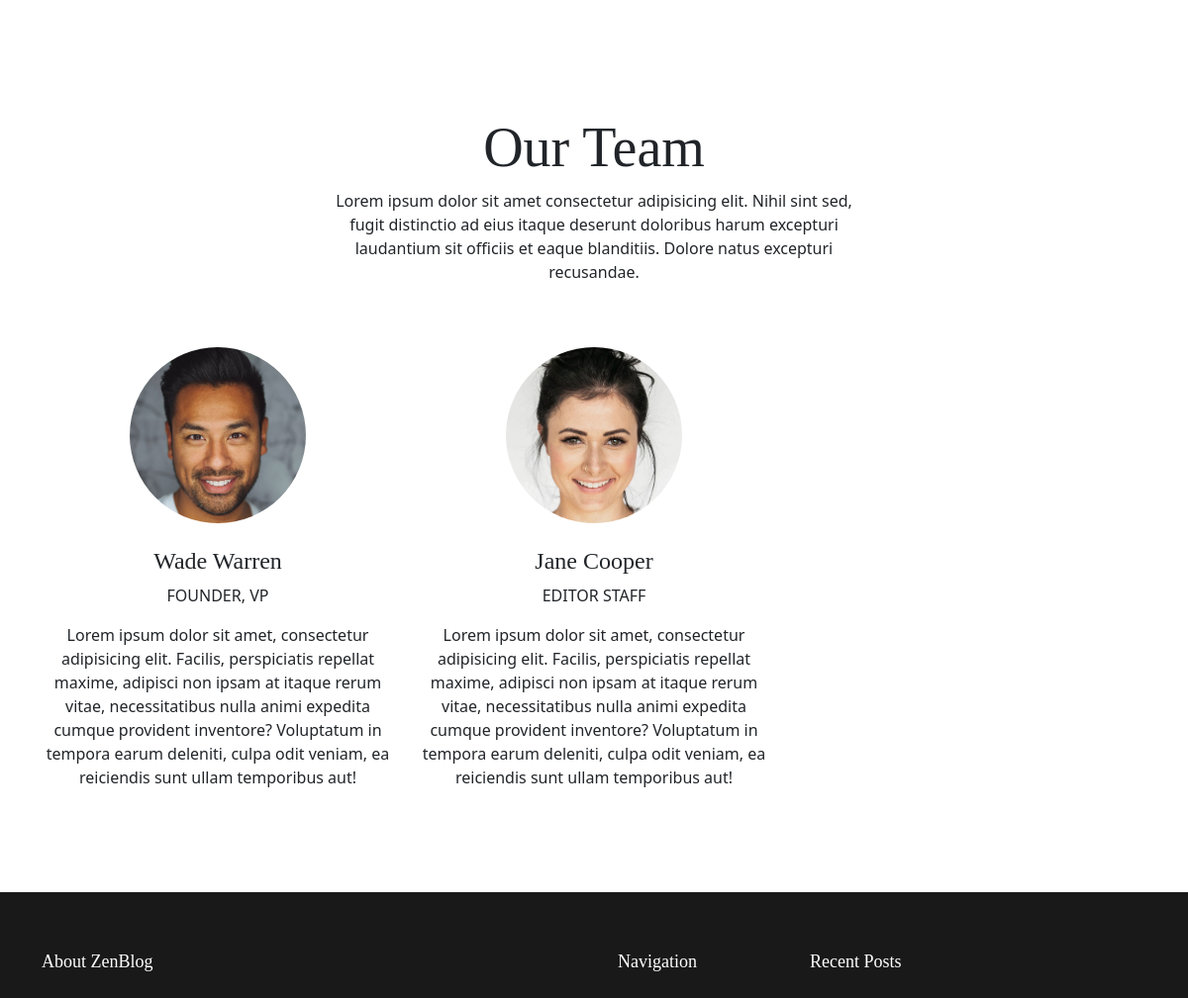
The page /Appzoologico/About/ (middle part) on the database as committed earlier.
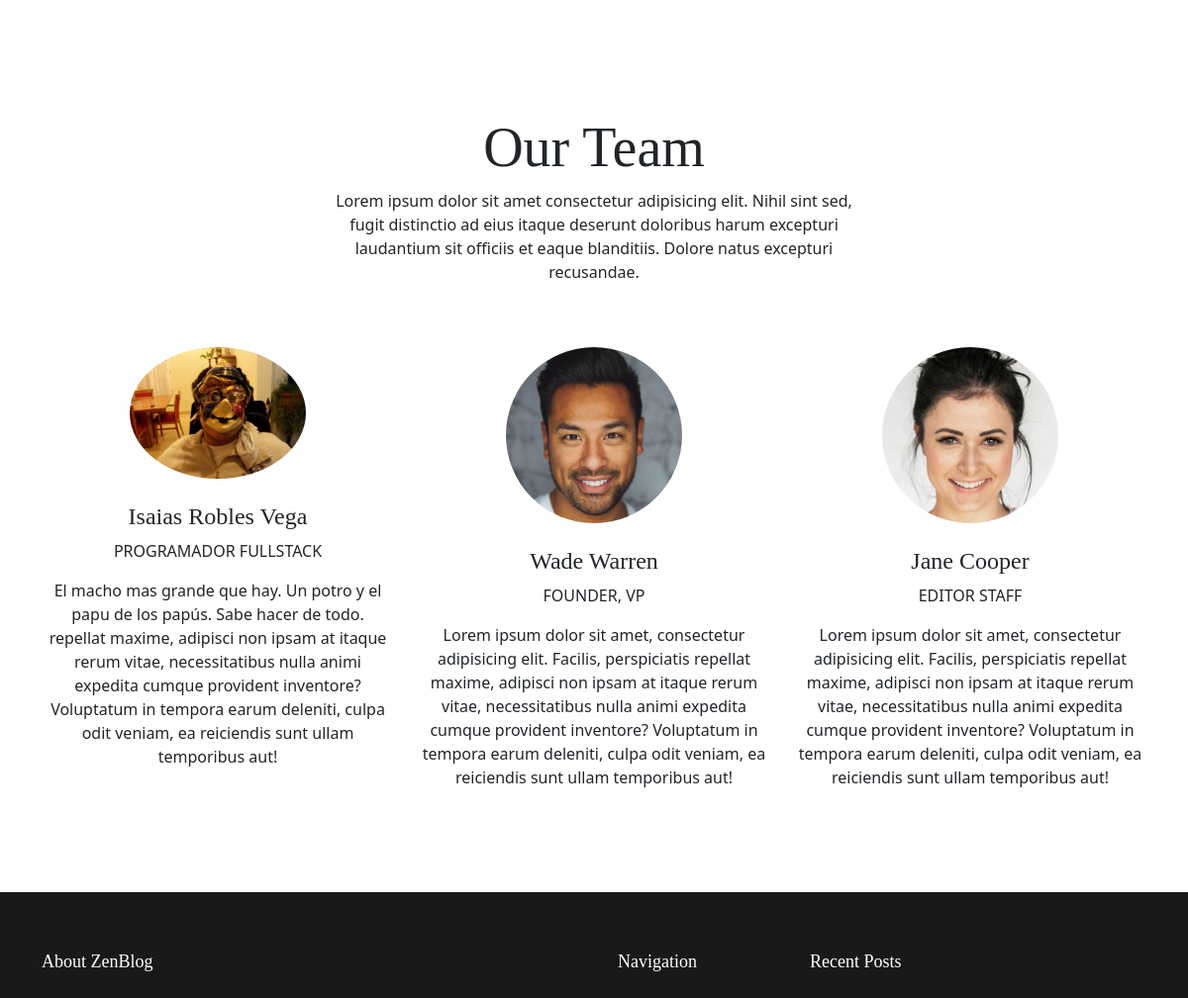
The same page on the database as committed later.
### Appzoologico/models.py (models this page shows, shortened)
class Empleado (models.Model):
    nombre = models.CharField(max_length = 30)
    fecha_dEntrada = models.DateField()
    rol = models.CharField(max_length = 30, default='')
    descripcion = models.TextField(max_length = 300, default='')
    imagenEmpleado = models.ImageField(upload_to='empleadosImg', null=True, blank = True)

### Appzoologico/views.py (the view)
# urls.py: path('About/', view_about, name="about"),
def view_about(request):
    empleados = Empleado.objects.all()
    return render(request, "About.html", {"Empleados": empleados})

### Appzoologico/templates/About.html (shortened to what this page needs)
{% extends 'indexZoo.html' %}
{% load static %}
{% block Main %}
<main id="main">
    <section>
    </section>
    <section>
      <div class="container" data-aos="fade-up">
        <div class="row">
          <div class="col-12 text-center mb-5">
            <div class="row justify-content-center">
              <div class="col-lg-6">
                <h2 class="display-4">Our Team</h2>
                <p>Lorem ipsum dolor sit amet consectetur adipisicing elit. Nihil sint sed, fugit distinctio ad eius itaque deserunt doloribus harum excepturi laudantium sit officiis et eaque blanditiis. Dolore natus excepturi recusandae.</p>
              </div>
            </div>
          </div>
          {% for persona in Empleados %}
          <div class="col-lg-4 text-center mb-5">
            <img src="{{ persona.imagenEmpleado.url }}" alt="" class="img-fluid rounded-circle w-50 mb-4">
            <h4>{{ persona.nombre }}</h4>
            <span class="d-block mb-3 text-uppercase">{{ persona.rol }}</span>
            <p>{{ persona.descripcion }}. repellat maxime, adipisci non ipsam at itaque rerum vitae, necessitatibus nulla animi expedita cumque provident inventore? Voluptatum in tempora earum deleniti, culpa odit veniam, ea reiciendis sunt ullam temporibus aut!</p>
          </div>
          {% endfor %}
          <div class="col-lg-4 text-center mb-5">
            <img src="assets/img/person-2.jpg" alt="" class="img-fluid rounded-circle w-50 mb-4">
            <h4>Wade Warren</h4>
            <span class="d-block mb-3 text-uppercase">Founder, VP</span>
            <p>Lorem ipsum dolor sit amet, consectetur adipisicing elit. Facilis, perspiciatis repellat maxime, adipisci non ipsam at itaque rerum vitae, necessitatibus nulla animi expedita cumque provident inventore? Voluptatum in tempora earum deleniti, culpa odit veniam, ea reiciendis sunt ullam temporibus aut!</p>
          </div>
          <div class="col-lg-4 text-center mb-5">
            <img src="assets/img/person-3.jpg" alt="" class="img-fluid rounded-circle w-50 mb-4">
            <h4>Jane Cooper</h4>
            <span class="d-block mb-3 text-uppercase">Editor Staff</span>
            <p>Lorem ipsum dolor sit amet, consectetur adipisicing elit. Facilis, perspiciatis repellat maxime, adipisci non ipsam at itaque rerum vitae, necessitatibus nulla animi expedita cumque provident inventore? Voluptatum in tempora earum deleniti, culpa odit veniam, ea reiciendis sunt ullam temporibus aut!</p>
        </div>
      </div>
    </section>
</main>
{% endblock %}

Rows that differ between the two databases and show on the page:
added Empleado: imagenEmpleado (picture), nombre "Isaias Robles Vega", rol "PROGRAMADOR FULLSTACK", descripcion "El macho mas grande que hay. Un potro y el papu de los papús. Sabe hacer de todo"
